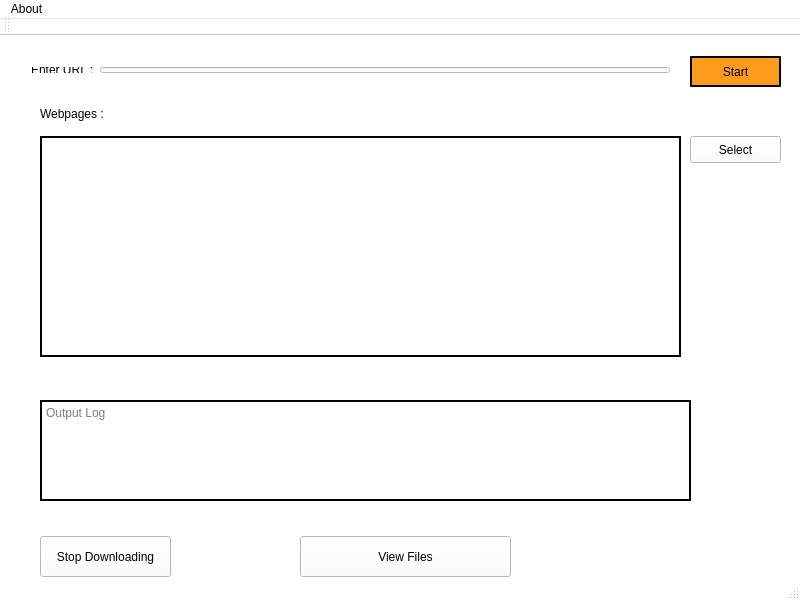
<?xml version="1.0" encoding="UTF-8"?>
<ui version="4.0">
 <class>MyDownloader</class>
 <widget class="QMainWindow" name="MyDownloader">
  <property name="geometry">
   <rect>
    <x>0</x>
    <y>0</y>
    <width>800</width>
    <height>600</height>
   </rect>
  </property>
  <property name="minimumSize">
   <size>
    <width>800</width>
    <height>600</height>
   </size>
  </property>
  <property name="maximumSize">
   <size>
    <width>800</width>
    <height>600</height>
   </size>
  </property>
  <property name="palette">
   <palette>
    <active>
     <colorrole role="WindowText">
      <brush brushstyle="SolidPattern">
       <color alpha="255">
        <red>0</red>
        <green>0</green>
        <blue>0</blue>
       </color>
      </brush>
     </colorrole>
     <colorrole role="Button">
      <brush brushstyle="SolidPattern">
       <color alpha="255">
        <red>255</red>
        <green>255</green>
        <blue>255</blue>
       </color>
      </brush>
     </colorrole>
     <colorrole role="Light">
      <brush brushstyle="SolidPattern">
       <color alpha="255">
        <red>255</red>
        <green>255</green>
        <blue>255</blue>
       </color>
      </brush>
     </colorrole>
     <colorrole role="Midlight">
      <brush brushstyle="SolidPattern">
       <color alpha="255">
        <red>255</red>
        <green>255</green>
        <blue>255</blue>
       </color>
      </brush>
     </colorrole>
     <colorrole role="Dark">
      <brush brushstyle="SolidPattern">
       <color alpha="255">
        <red>127</red>
        <green>127</green>
        <blue>127</blue>
       </color>
      </brush>
     </colorrole>
     <colorrole role="Mid">
      <brush brushstyle="SolidPattern">
       <color alpha="255">
        <red>170</red>
        <green>170</green>
        <blue>170</blue>
       </color>
      </brush>
     </colorrole>
     <colorrole role="Text">
      <brush brushstyle="SolidPattern">
       <color alpha="255">
        <red>0</red>
        <green>0</green>
        <blue>0</blue>
       </color>
      </brush>
     </colorrole>
     <colorrole role="BrightText">
      <brush brushstyle="SolidPattern">
       <color alpha="255">
        <red>255</red>
        <green>255</green>
        <blue>255</blue>
       </color>
      </brush>
     </colorrole>
     <colorrole role="ButtonText">
      <brush brushstyle="SolidPattern">
       <color alpha="255">
        <red>0</red>
        <green>0</green>
        <blue>0</blue>
       </color>
      </brush>
     </colorrole>
     <colorrole role="Base">
      <brush brushstyle="SolidPattern">
       <color alpha="255">
        <red>255</red>
        <green>255</green>
        <blue>255</blue>
       </color>
      </brush>
     </colorrole>
     <colorrole role="Window">
      <brush brushstyle="SolidPattern">
       <color alpha="255">
        <red>255</red>
        <green>255</green>
        <blue>255</blue>
       </color>
      </brush>
     </colorrole>
     <colorrole role="Shadow">
      <brush brushstyle="SolidPattern">
       <color alpha="255">
        <red>0</red>
        <green>0</green>
        <blue>0</blue>
       </color>
      </brush>
     </colorrole>
     <colorrole role="AlternateBase">
      <brush brushstyle="SolidPattern">
       <color alpha="255">
        <red>255</red>
        <green>255</green>
        <blue>255</blue>
       </color>
      </brush>
     </colorrole>
     <colorrole role="ToolTipBase">
      <brush brushstyle="SolidPattern">
       <color alpha="255">
        <red>255</red>
        <green>255</green>
        <blue>220</blue>
       </color>
      </brush>
     </colorrole>
     <colorrole role="ToolTipText">
      <brush brushstyle="SolidPattern">
       <color alpha="255">
        <red>0</red>
        <green>0</green>
        <blue>0</blue>
       </color>
      </brush>
     </colorrole>
    </active>
    <inactive>
     <colorrole role="WindowText">
      <brush brushstyle="SolidPattern">
       <color alpha="255">
        <red>0</red>
        <green>0</green>
        <blue>0</blue>
       </color>
      </brush>
     </colorrole>
     <colorrole role="Button">
      <brush brushstyle="SolidPattern">
       <color alpha="255">
        <red>255</red>
        <green>255</green>
        <blue>255</blue>
       </color>
      </brush>
     </colorrole>
     <colorrole role="Light">
      <brush brushstyle="SolidPattern">
       <color alpha="255">
        <red>255</red>
        <green>255</green>
        <blue>255</blue>
       </color>
      </brush>
     </colorrole>
     <colorrole role="Midlight">
      <brush brushstyle="SolidPattern">
       <color alpha="255">
        <red>255</red>
        <green>255</green>
        <blue>255</blue>
       </color>
      </brush>
     </colorrole>
     <colorrole role="Dark">
      <brush brushstyle="SolidPattern">
       <color alpha="255">
        <red>127</red>
        <green>127</green>
        <blue>127</blue>
       </color>
      </brush>
     </colorrole>
     <colorrole role="Mid">
      <brush brushstyle="SolidPattern">
       <color alpha="255">
        <red>170</red>
        <green>170</green>
        <blue>170</blue>
       </color>
      </brush>
     </colorrole>
     <colorrole role="Text">
      <brush brushstyle="SolidPattern">
       <color alpha="255">
        <red>0</red>
        <green>0</green>
        <blue>0</blue>
       </color>
      </brush>
     </colorrole>
     <colorrole role="BrightText">
      <brush brushstyle="SolidPattern">
       <color alpha="255">
        <red>255</red>
        <green>255</green>
        <blue>255</blue>
       </color>
      </brush>
     </colorrole>
     <colorrole role="ButtonText">
      <brush brushstyle="SolidPattern">
       <color alpha="255">
        <red>0</red>
        <green>0</green>
        <blue>0</blue>
       </color>
      </brush>
     </colorrole>
     <colorrole role="Base">
      <brush brushstyle="SolidPattern">
       <color alpha="255">
        <red>255</red>
        <green>255</green>
        <blue>255</blue>
       </color>
      </brush>
     </colorrole>
     <colorrole role="Window">
      <brush brushstyle="SolidPattern">
       <color alpha="255">
        <red>255</red>
        <green>255</green>
        <blue>255</blue>
       </color>
      </brush>
     </colorrole>
     <colorrole role="Shadow">
      <brush brushstyle="SolidPattern">
       <color alpha="255">
        <red>0</red>
        <green>0</green>
        <blue>0</blue>
       </color>
      </brush>
     </colorrole>
     <colorrole role="AlternateBase">
      <brush brushstyle="SolidPattern">
       <color alpha="255">
        <red>255</red>
        <green>255</green>
        <blue>255</blue>
       </color>
      </brush>
     </colorrole>
     <colorrole role="ToolTipBase">
      <brush brushstyle="SolidPattern">
       <color alpha="255">
        <red>255</red>
        <green>255</green>
        <blue>220</blue>
       </color>
      </brush>
     </colorrole>
     <colorrole role="ToolTipText">
      <brush brushstyle="SolidPattern">
       <color alpha="255">
        <red>0</red>
        <green>0</green>
        <blue>0</blue>
       </color>
      </brush>
     </colorrole>
    </inactive>
    <disabled>
     <colorrole role="WindowText">
      <brush brushstyle="SolidPattern">
       <color alpha="255">
        <red>127</red>
        <green>127</green>
        <blue>127</blue>
       </color>
      </brush>
     </colorrole>
     <colorrole role="Button">
      <brush brushstyle="SolidPattern">
       <color alpha="255">
        <red>255</red>
        <green>255</green>
        <blue>255</blue>
       </color>
      </brush>
     </colorrole>
     <colorrole role="Light">
      <brush brushstyle="SolidPattern">
       <color alpha="255">
        <red>255</red>
        <green>255</green>
        <blue>255</blue>
       </color>
      </brush>
     </colorrole>
     <colorrole role="Midlight">
      <brush brushstyle="SolidPattern">
       <color alpha="255">
        <red>255</red>
        <green>255</green>
        <blue>255</blue>
       </color>
      </brush>
     </colorrole>
     <colorrole role="Dark">
      <brush brushstyle="SolidPattern">
       <color alpha="255">
        <red>127</red>
        <green>127</green>
        <blue>127</blue>
       </color>
      </brush>
     </colorrole>
     <colorrole role="Mid">
      <brush brushstyle="SolidPattern">
       <color alpha="255">
        <red>170</red>
        <green>170</green>
        <blue>170</blue>
       </color>
      </brush>
     </colorrole>
     <colorrole role="Text">
      <brush brushstyle="SolidPattern">
       <color alpha="255">
        <red>127</red>
        <green>127</green>
        <blue>127</blue>
       </color>
      </brush>
     </colorrole>
     <colorrole role="BrightText">
      <brush brushstyle="SolidPattern">
       <color alpha="255">
        <red>255</red>
        <green>255</green>
        <blue>255</blue>
       </color>
      </brush>
     </colorrole>
     <colorrole role="ButtonText">
      <brush brushstyle="SolidPattern">
       <color alpha="255">
        <red>127</red>
        <green>127</green>
        <blue>127</blue>
       </color>
      </brush>
     </colorrole>
     <colorrole role="Base">
      <brush brushstyle="SolidPattern">
       <color alpha="255">
        <red>255</red>
        <green>255</green>
        <blue>255</blue>
       </color>
      </brush>
     </colorrole>
     <colorrole role="Window">
      <brush brushstyle="SolidPattern">
       <color alpha="255">
        <red>255</red>
        <green>255</green>
        <blue>255</blue>
       </color>
      </brush>
     </colorrole>
     <colorrole role="Shadow">
      <brush brushstyle="SolidPattern">
       <color alpha="255">
        <red>0</red>
        <green>0</green>
        <blue>0</blue>
       </color>
      </brush>
     </colorrole>
     <colorrole role="AlternateBase">
      <brush brushstyle="SolidPattern">
       <color alpha="255">
        <red>255</red>
        <green>255</green>
        <blue>255</blue>
       </color>
      </brush>
     </colorrole>
     <colorrole role="ToolTipBase">
      <brush brushstyle="SolidPattern">
       <color alpha="255">
        <red>255</red>
        <green>255</green>
        <blue>220</blue>
       </color>
      </brush>
     </colorrole>
     <colorrole role="ToolTipText">
      <brush brushstyle="SolidPattern">
       <color alpha="255">
        <red>0</red>
        <green>0</green>
        <blue>0</blue>
       </color>
      </brush>
     </colorrole>
    </disabled>
   </palette>
  </property>
  <property name="windowTitle">
   <string>MyDownloader</string>
  </property>
  <property name="styleSheet">
   <string notr="true"/>
  </property>
  <widget class="QWidget" name="centralWidget">
   <widget class="QWidget" name="layoutWidget">
    <property name="geometry">
     <rect>
      <x>20</x>
      <y>20</y>
      <width>661</width>
      <height>28</height>
     </rect>
    </property>
    <layout class="QHBoxLayout" name="horizontalLayout">
     <item>
      <widget class="QLabel" name="label">
       <property name="text">
        <string>Enter URL :</string>
       </property>
      </widget>
     </item>
     <item>
      <widget class="QLineEdit" name="lineEdit"/>
     </item>
    </layout>
   </widget>
   <widget class="QPushButton" name="pushButton">
    <property name="geometry">
     <rect>
      <x>690</x>
      <y>20</y>
      <width>91</width>
      <height>31</height>
     </rect>
    </property>
    <property name="palette">
     <palette>
      <active>
       <colorrole role="WindowText">
        <brush brushstyle="SolidPattern">
         <color alpha="255">
          <red>0</red>
          <green>0</green>
          <blue>0</blue>
         </color>
        </brush>
       </colorrole>
       <colorrole role="Button">
        <brush brushstyle="SolidPattern">
         <color alpha="255">
          <red>253</red>
          <green>156</green>
          <blue>28</blue>
         </color>
        </brush>
       </colorrole>
       <colorrole role="Light">
        <brush brushstyle="SolidPattern">
         <color alpha="255">
          <red>255</red>
          <green>169</green>
          <blue>124</blue>
         </color>
        </brush>
       </colorrole>
       <colorrole role="Midlight">
        <brush brushstyle="SolidPattern">
         <color alpha="255">
          <red>247</red>
          <green>131</green>
          <blue>71</blue>
         </color>
        </brush>
       </colorrole>
       <colorrole role="Dark">
        <brush brushstyle="SolidPattern">
         <color alpha="255">
          <red>119</red>
          <green>47</green>
          <blue>9</blue>
         </color>
        </brush>
       </colorrole>
       <colorrole role="Mid">
        <brush brushstyle="SolidPattern">
         <color alpha="255">
          <red>159</red>
          <green>62</green>
          <blue>12</blue>
         </color>
        </brush>
       </colorrole>
       <colorrole role="Text">
        <brush brushstyle="SolidPattern">
         <color alpha="255">
          <red>0</red>
          <green>0</green>
          <blue>0</blue>
         </color>
        </brush>
       </colorrole>
       <colorrole role="BrightText">
        <brush brushstyle="SolidPattern">
         <color alpha="255">
          <red>255</red>
          <green>255</green>
          <blue>255</blue>
         </color>
        </brush>
       </colorrole>
       <colorrole role="ButtonText">
        <brush brushstyle="SolidPattern">
         <color alpha="255">
          <red>0</red>
          <green>0</green>
          <blue>0</blue>
         </color>
        </brush>
       </colorrole>
       <colorrole role="Base">
        <brush brushstyle="SolidPattern">
         <color alpha="255">
          <red>253</red>
          <green>156</green>
          <blue>28</blue>
         </color>
        </brush>
       </colorrole>
       <colorrole role="Window">
        <brush brushstyle="SolidPattern">
         <color alpha="255">
          <red>253</red>
          <green>156</green>
          <blue>28</blue>
         </color>
        </brush>
       </colorrole>
       <colorrole role="Shadow">
        <brush brushstyle="SolidPattern">
         <color alpha="255">
          <red>0</red>
          <green>0</green>
          <blue>0</blue>
         </color>
        </brush>
       </colorrole>
       <colorrole role="AlternateBase">
        <brush brushstyle="SolidPattern">
         <color alpha="255">
          <red>247</red>
          <green>174</green>
          <blue>137</blue>
         </color>
        </brush>
       </colorrole>
       <colorrole role="ToolTipBase">
        <brush brushstyle="SolidPattern">
         <color alpha="255">
          <red>255</red>
          <green>255</green>
          <blue>220</blue>
         </color>
        </brush>
       </colorrole>
       <colorrole role="ToolTipText">
        <brush brushstyle="SolidPattern">
         <color alpha="255">
          <red>0</red>
          <green>0</green>
          <blue>0</blue>
         </color>
        </brush>
       </colorrole>
      </active>
      <inactive>
       <colorrole role="WindowText">
        <brush brushstyle="SolidPattern">
         <color alpha="255">
          <red>0</red>
          <green>0</green>
          <blue>0</blue>
         </color>
        </brush>
       </colorrole>
       <colorrole role="Button">
        <brush brushstyle="SolidPattern">
         <color alpha="255">
          <red>253</red>
          <green>156</green>
          <blue>28</blue>
         </color>
        </brush>
       </colorrole>
       <colorrole role="Light">
        <brush brushstyle="SolidPattern">
         <color alpha="255">
          <red>255</red>
          <green>169</green>
          <blue>124</blue>
         </color>
        </brush>
       </colorrole>
       <colorrole role="Midlight">
        <brush brushstyle="SolidPattern">
         <color alpha="255">
          <red>247</red>
          <green>131</green>
          <blue>71</blue>
         </color>
        </brush>
       </colorrole>
       <colorrole role="Dark">
        <brush brushstyle="SolidPattern">
         <color alpha="255">
          <red>119</red>
          <green>47</green>
          <blue>9</blue>
         </color>
        </brush>
       </colorrole>
       <colorrole role="Mid">
        <brush brushstyle="SolidPattern">
         <color alpha="255">
          <red>159</red>
          <green>62</green>
          <blue>12</blue>
         </color>
        </brush>
       </colorrole>
       <colorrole role="Text">
        <brush brushstyle="SolidPattern">
         <color alpha="255">
          <red>0</red>
          <green>0</green>
          <blue>0</blue>
         </color>
        </brush>
       </colorrole>
       <colorrole role="BrightText">
        <brush brushstyle="SolidPattern">
         <color alpha="255">
          <red>255</red>
          <green>255</green>
          <blue>255</blue>
         </color>
        </brush>
       </colorrole>
       <colorrole role="ButtonText">
        <brush brushstyle="SolidPattern">
         <color alpha="255">
          <red>0</red>
          <green>0</green>
          <blue>0</blue>
         </color>
        </brush>
       </colorrole>
       <colorrole role="Base">
        <brush brushstyle="SolidPattern">
         <color alpha="255">
          <red>253</red>
          <green>156</green>
          <blue>28</blue>
         </color>
        </brush>
       </colorrole>
       <colorrole role="Window">
        <brush brushstyle="SolidPattern">
         <color alpha="255">
          <red>253</red>
          <green>156</green>
          <blue>28</blue>
         </color>
        </brush>
       </colorrole>
       <colorrole role="Shadow">
        <brush brushstyle="SolidPattern">
         <color alpha="255">
          <red>0</red>
          <green>0</green>
          <blue>0</blue>
         </color>
        </brush>
       </colorrole>
       <colorrole role="AlternateBase">
        <brush brushstyle="SolidPattern">
         <color alpha="255">
          <red>247</red>
          <green>174</green>
          <blue>137</blue>
         </color>
        </brush>
       </colorrole>
       <colorrole role="ToolTipBase">
        <brush brushstyle="SolidPattern">
         <color alpha="255">
          <red>255</red>
          <green>255</green>
          <blue>220</blue>
         </color>
        </brush>
       </colorrole>
       <colorrole role="ToolTipText">
        <brush brushstyle="SolidPattern">
         <color alpha="255">
          <red>0</red>
          <green>0</green>
          <blue>0</blue>
         </color>
        </brush>
       </colorrole>
      </inactive>
      <disabled>
       <colorrole role="WindowText">
        <brush brushstyle="SolidPattern">
         <color alpha="255">
          <red>119</red>
          <green>47</green>
          <blue>9</blue>
         </color>
        </brush>
       </colorrole>
       <colorrole role="Button">
        <brush brushstyle="SolidPattern">
         <color alpha="255">
          <red>253</red>
          <green>156</green>
          <blue>28</blue>
         </color>
        </brush>
       </colorrole>
       <colorrole role="Light">
        <brush brushstyle="SolidPattern">
         <color alpha="255">
          <red>255</red>
          <green>169</green>
          <blue>124</blue>
         </color>
        </brush>
       </colorrole>
       <colorrole role="Midlight">
        <brush brushstyle="SolidPattern">
         <color alpha="255">
          <red>247</red>
          <green>131</green>
          <blue>71</blue>
         </color>
        </brush>
       </colorrole>
       <colorrole role="Dark">
        <brush brushstyle="SolidPattern">
         <color alpha="255">
          <red>119</red>
          <green>47</green>
          <blue>9</blue>
         </color>
        </brush>
       </colorrole>
       <colorrole role="Mid">
        <brush brushstyle="SolidPattern">
         <color alpha="255">
          <red>159</red>
          <green>62</green>
          <blue>12</blue>
         </color>
        </brush>
       </colorrole>
       <colorrole role="Text">
        <brush brushstyle="SolidPattern">
         <color alpha="255">
          <red>119</red>
          <green>47</green>
          <blue>9</blue>
         </color>
        </brush>
       </colorrole>
       <colorrole role="BrightText">
        <brush brushstyle="SolidPattern">
         <color alpha="255">
          <red>255</red>
          <green>255</green>
          <blue>255</blue>
         </color>
        </brush>
       </colorrole>
       <colorrole role="ButtonText">
        <brush brushstyle="SolidPattern">
         <color alpha="255">
          <red>119</red>
          <green>47</green>
          <blue>9</blue>
         </color>
        </brush>
       </colorrole>
       <colorrole role="Base">
        <brush brushstyle="SolidPattern">
         <color alpha="255">
          <red>253</red>
          <green>156</green>
          <blue>28</blue>
         </color>
        </brush>
       </colorrole>
       <colorrole role="Window">
        <brush brushstyle="SolidPattern">
         <color alpha="255">
          <red>253</red>
          <green>156</green>
          <blue>28</blue>
         </color>
        </brush>
       </colorrole>
       <colorrole role="Shadow">
        <brush brushstyle="SolidPattern">
         <color alpha="255">
          <red>0</red>
          <green>0</green>
          <blue>0</blue>
         </color>
        </brush>
       </colorrole>
       <colorrole role="AlternateBase">
        <brush brushstyle="SolidPattern">
         <color alpha="255">
          <red>239</red>
          <green>94</green>
          <blue>19</blue>
         </color>
        </brush>
       </colorrole>
       <colorrole role="ToolTipBase">
        <brush brushstyle="SolidPattern">
         <color alpha="255">
          <red>255</red>
          <green>255</green>
          <blue>220</blue>
         </color>
        </brush>
       </colorrole>
       <colorrole role="ToolTipText">
        <brush brushstyle="SolidPattern">
         <color alpha="255">
          <red>0</red>
          <green>0</green>
          <blue>0</blue>
         </color>
        </brush>
       </colorrole>
      </disabled>
     </palette>
    </property>
    <property name="autoFillBackground">
     <bool>false</bool>
    </property>
    <property name="styleSheet">
     <string notr="true">QPushButton{
background-color :rgb(253,156,28);
border-style:outset;
border-width: 2px;
border-color : black;

}
QPushButton:pressed{
background-color : rgb(230,120,15);
border-style :outset;
border-width :2px;
border-color:black;
}</string>
    </property>
    <property name="text">
     <string>Start</string>
    </property>
    <property name="flat">
     <bool>true</bool>
    </property>
   </widget>
   <widget class="QPushButton" name="pushButton_2">
    <property name="geometry">
     <rect>
      <x>40</x>
      <y>500</y>
      <width>131</width>
      <height>41</height>
     </rect>
    </property>
    <property name="text">
     <string>Stop Downloading</string>
    </property>
   </widget>
   <widget class="QPushButton" name="pushButton_3">
    <property name="geometry">
     <rect>
      <x>300</x>
      <y>500</y>
      <width>211</width>
      <height>41</height>
     </rect>
    </property>
    <property name="text">
     <string>View Files</string>
    </property>
   </widget>
   <widget class="QLabel" name="label_2">
    <property name="geometry">
     <rect>
      <x>40</x>
      <y>70</y>
      <width>121</width>
      <height>16</height>
     </rect>
    </property>
    <property name="text">
     <string>Webpages :</string>
    </property>
   </widget>
   <widget class="QListWidget" name="listWidget">
    <property name="geometry">
     <rect>
      <x>40</x>
      <y>100</y>
      <width>641</width>
      <height>221</height>
     </rect>
    </property>
    <property name="frameShape">
     <enum>QFrame::WinPanel</enum>
    </property>
    <property name="frameShadow">
     <enum>QFrame::Plain</enum>
    </property>
   </widget>
   <widget class="QTextEdit" name="textEdit">
    <property name="geometry">
     <rect>
      <x>40</x>
      <y>364</y>
      <width>651</width>
      <height>101</height>
     </rect>
    </property>
    <property name="frameShape">
     <enum>QFrame::WinPanel</enum>
    </property>
    <property name="frameShadow">
     <enum>QFrame::Plain</enum>
    </property>
    <property name="readOnly">
     <bool>true</bool>
    </property>
    <property name="placeholderText">
     <string>Output Log</string>
    </property>
   </widget>
   <widget class="QPushButton" name="pushButton_4">
    <property name="geometry">
     <rect>
      <x>690</x>
      <y>100</y>
      <width>91</width>
      <height>27</height>
     </rect>
    </property>
    <property name="text">
     <string>Select</string>
    </property>
   </widget>
  </widget>
  <widget class="QMenuBar" name="menuBar">
   <property name="geometry">
    <rect>
     <x>0</x>
     <y>0</y>
     <width>800</width>
     <height>20</height>
    </rect>
   </property>
   <widget class="QMenu" name="menuFIle">
    <property name="title">
     <string>About</string>
    </property>
    <addaction name="actionAbout"/>
   </widget>
   <addaction name="menuFIle"/>
  </widget>
  <widget class="QToolBar" name="mainToolBar">
   <attribute name="toolBarArea">
    <enum>TopToolBarArea</enum>
   </attribute>
   <attribute name="toolBarBreak">
    <bool>false</bool>
   </attribute>
  </widget>
  <widget class="QStatusBar" name="statusBar"/>
  <action name="actionAbout">
   <property name="text">
    <string>Information</string>
   </property>
  </action>
 </widget>
 <layoutdefault spacing="6" margin="11"/>
 <resources/>
 <connections/>
</ui>
